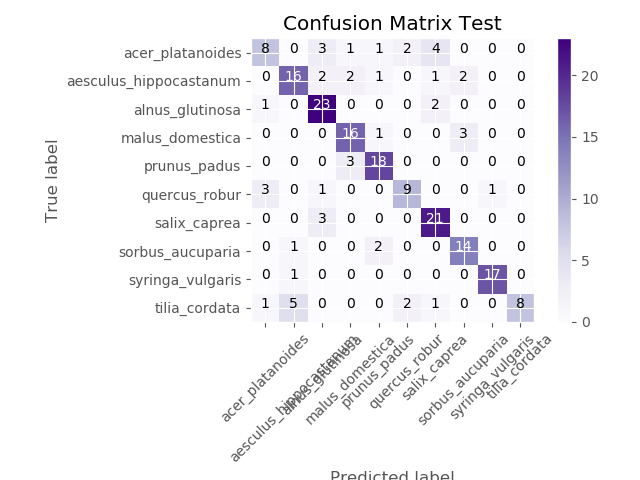
#> input picture confm_test.png, 640 x 480 px
$ python -i cropim.py   (imports and definitions only)
#> lines starting #> are read from the running program, lines starting #| are printed output that depends on the picture; after the words box and inside, x2 and y2 are one past the last pixel; in counts of white or black regions, pixels touching at a corner belong together
# -*- coding: utf-8 -*-
import cv2
import numpy as np
from matplotlib import pyplot as plt

def cropim(path):
#> called with path = '../confm_test.png'
	img = cv2.imread(path,3) #read img
#> img is the input picture: shape (480, 640, 3); mean B, G, R 244.7, 241.9, 242.7
	b,g,r = cv2.split(img)
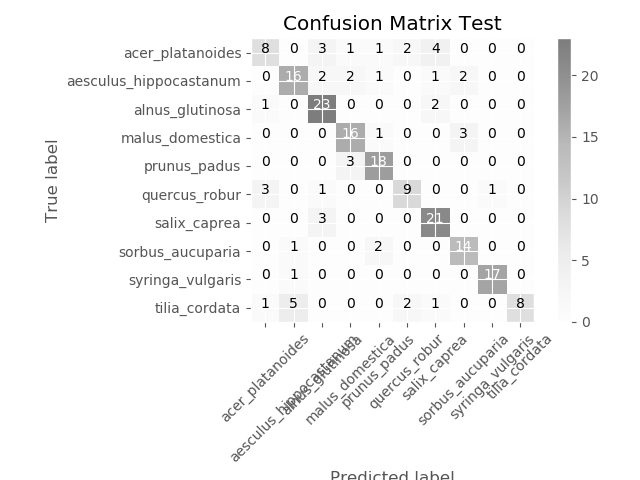
#> b: shape (480, 640); min 0, max 255, mean 244.7
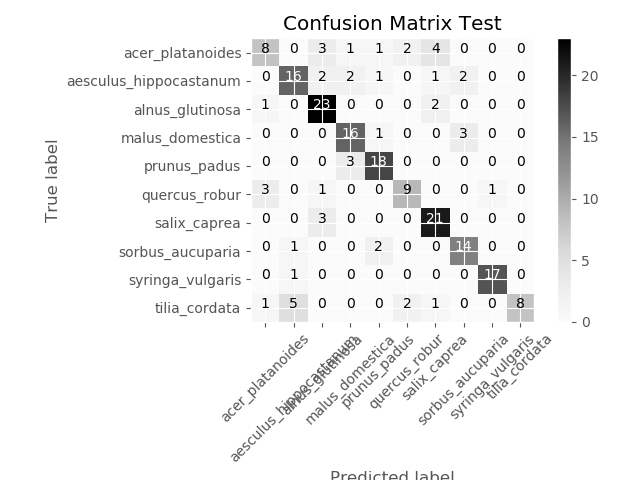
#> g: shape (480, 640); min 0, max 255, mean 241.9
	img = cv2.merge([r,g,b]) # revert to rgb
	edges = cv2.Canny(img, 200,400) # apply canny
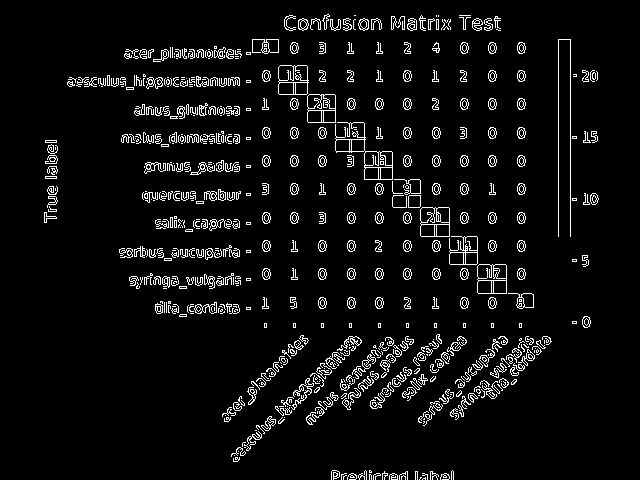
#> edges: shape (480, 640); 5.8% white in thin lines or dots, all inside (x1, y1, x2, y2) = (44, 14, 599, 480)

	# cannied and rgb on input
	def square_it(grim, orim):
		y, x = grim.shape
#> y = 480; x = 640
		xc = x//2 # saving space
#> xc = 320
		yc = y//2
#> yc = 240
		if x > y: # horizontal
		    lw = np.sum(grim[0:y, 0:y] == 255) # left square
#> lw = 14860
		    cw = np.sum(grim[0:y, xc-yc:xc+yc] == 255) #centre
#> cw = 16703
		    rw = np.sum(grim[0:y, x-y:x] == 255) # right
#> rw = 16035
		else: # vertical
		    lw = np.sum(grim[0:x, 0:x] == 255) #  top
		    cw = np.sum(grim[yc-xc:yc+xc, 0:x] == 255)
		    rw = np.sum(grim[y-x:y, 0:x] == 255) # bottom
		if lw > rw:
		    if lw > cw: #looking for the square with max(white pixels)
			    if x > y:
				    return grim[0:y, 0:y], orim[0:y, 0:y]
			    else:
	    			return grim[0:x, 0:x], orim[0:x, 0:x]
		    else:
			    if x > y:
				    return grim[0:y, xc-yc:xc+yc], orim[0:y, xc-yc:xc+yc]
			    else:
				    return grim[yc-xc:yc+xc, 0:x], orim[yc-xc:yc+xc, 0:x]
		elif rw > cw:
		    if x > y:
			    return grim[0:y, x-y:x], orim[0:y, x-y:x]
		    else:
	    		return grim[y-x:y, 0:x], orim[y-x:y, 0:x]
		else:
		    if x > y:
			    return grim[0:y, xc-yc:xc+yc], orim[0:y, xc-yc:xc+yc]
		    else:
		    	return grim[yc-xc:yc+xc, 0:x], orim[yc-xc:yc+xc, 0:x]

	edcr, orcr = square_it(edges, img)
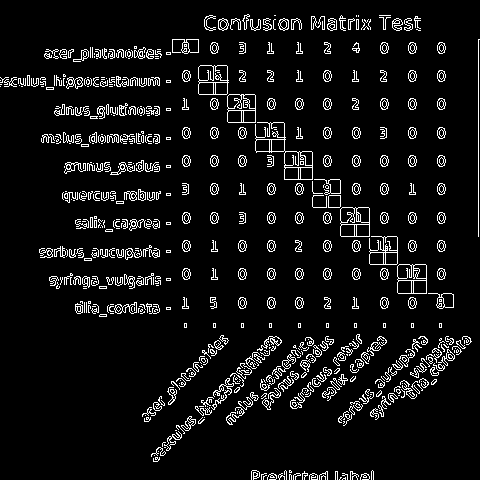
#> edcr: shape (480, 480); 7.2% white in thin lines or dots
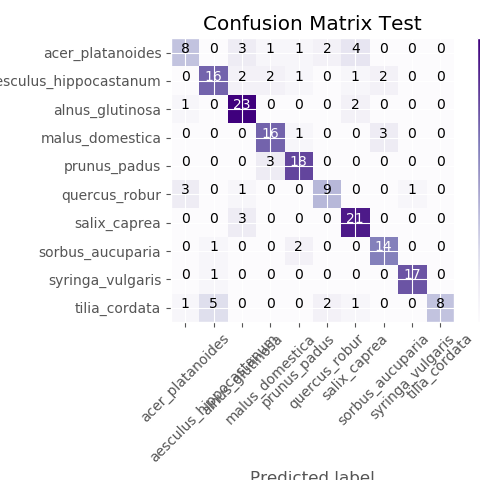
#> orcr: shape (480, 480, 3); mean R, G, B 240.3, 239.4, 242.5

	# [10 lines of commented-out code are left out]
	return orcr

>>> result = cropim('../confm_test.png')

$ run again, on aprelu.png
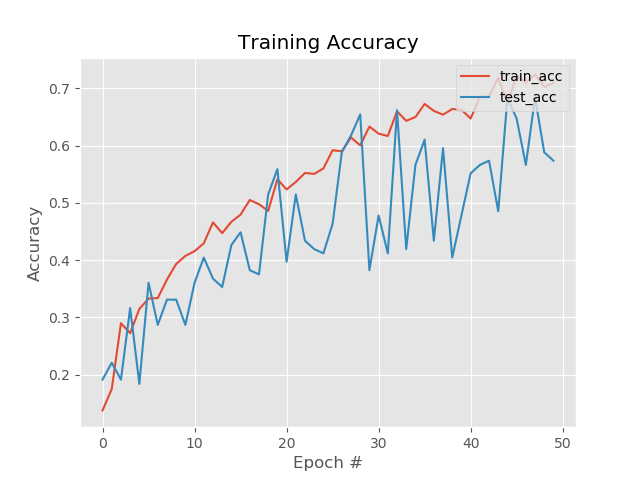
#> input picture aprelu.png, 640 x 480 px
#> in cropim, img is the input picture: shape (480, 640, 3); mean B, G, R 237.1, 236.4, 235.6
#> in cropim, `edges = cv2.Canny(img, 200,400)`:
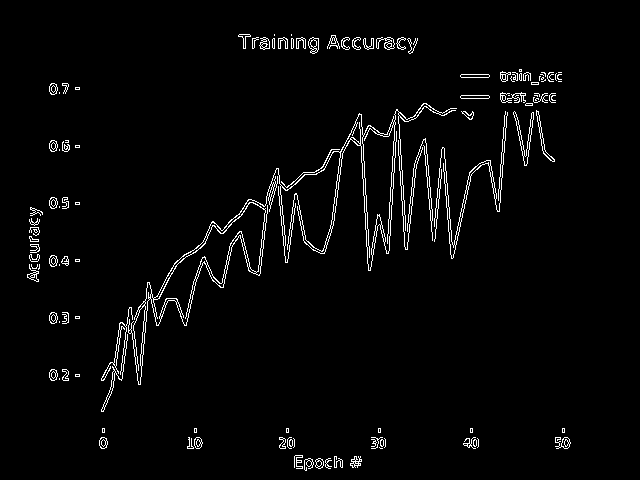
#> edges: shape (480, 640); 2.8% white in thin lines or dots, all inside (x1, y1, x2, y2) = (27, 34, 571, 471)
#> lw = 7413
#> cw = 7686
#> rw = 6877
#> edcr: shape (480, 480); 3.3% white in thin lines or dots, all inside (x1, y1, x2, y2) = (19, 34, 480, 471)
#> in cropim, `edcr, orcr = square_it(edges, img)`:
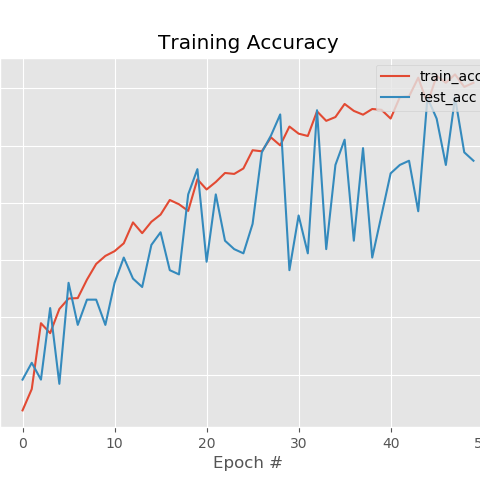
#> orcr: shape (480, 480, 3); mean R, G, B 230.3, 231.3, 232.3

$ run again, on arelu.png
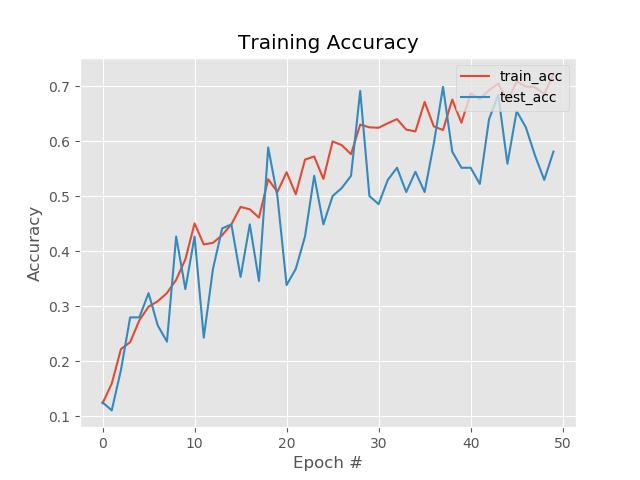
#> input picture arelu.png, 640 x 480 px
#> in cropim, img is the input picture: shape (480, 640, 3); mean B, G, R 237.1, 236.5, 236.1
#> in cropim, `edges = cv2.Canny(img, 200,400)`:
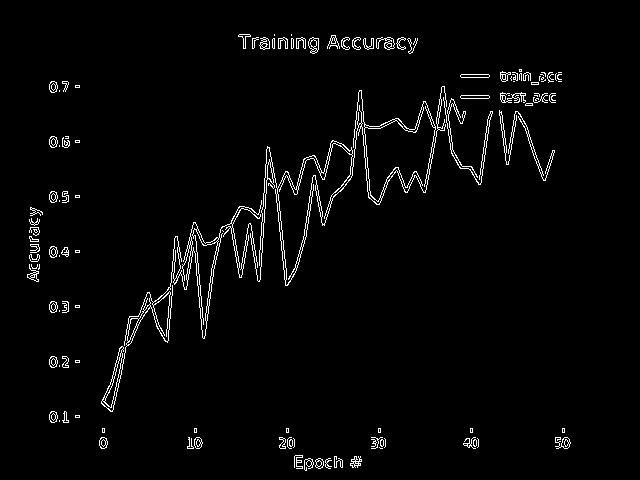
#> edges: shape (480, 640); 2.7% white in thin lines or dots, all inside (x1, y1, x2, y2) = (27, 34, 571, 471)
#> lw = 7054
#> cw = 7145
#> rw = 6604
#> edcr: shape (480, 480); 3.1% white in thin lines or dots, all inside (x1, y1, x2, y2) = (19, 34, 480, 471)
#> in cropim, `edcr, orcr = square_it(edges, img)`:
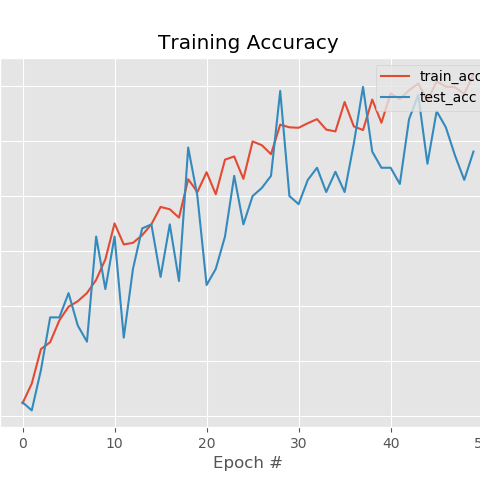
#> orcr: shape (480, 480, 3); mean R, G, B 230.9, 231.5, 232.3

$ run again, on avgg19.png
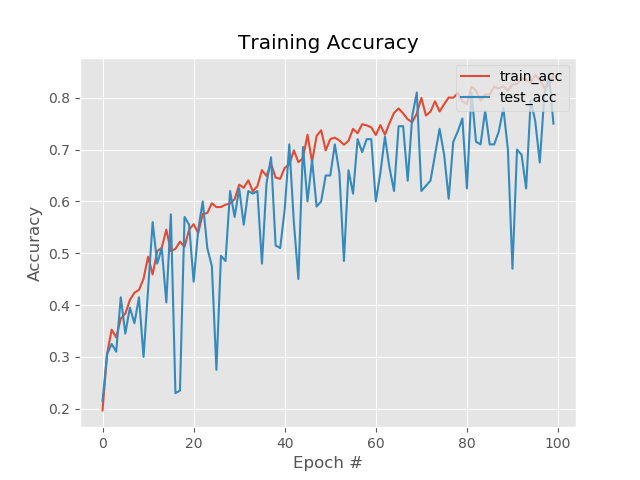
#> input picture avgg19.png, 640 x 480 px
#> in cropim, img is the input picture: shape (480, 640, 3); mean B, G, R 236.5, 235.2, 233.5
#> in cropim, `edges = cv2.Canny(img, 200,400)`:
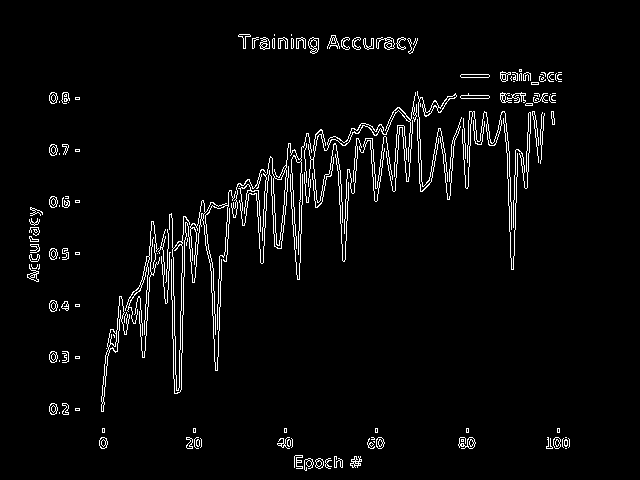
#> edges: shape (480, 640); 3.7% white in thin lines or dots, all inside (x1, y1, x2, y2) = (27, 34, 570, 471)
#> lw = 9762
#> cw = 10416
#> rw = 9470
#> edcr: shape (480, 480); 4.5% white in thin lines or dots, all inside (x1, y1, x2, y2) = (19, 34, 480, 471)
#> in cropim, `edcr, orcr = square_it(edges, img)`:
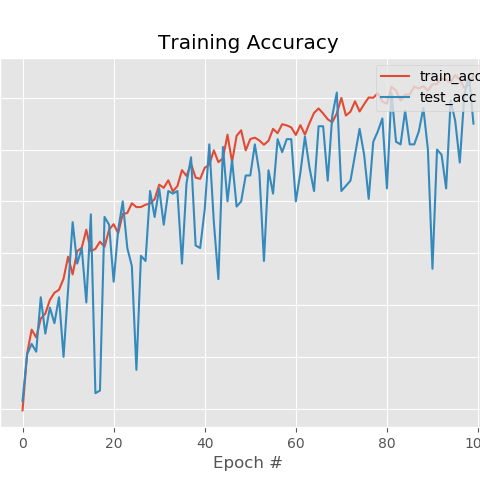
#> orcr: shape (480, 480, 3); mean R, G, B 227.6, 229.7, 231.5
